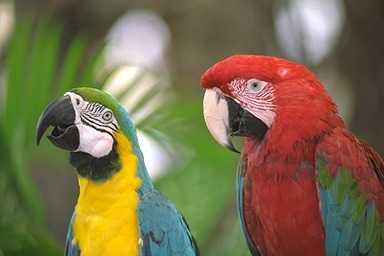
#> input picture filtro_pontual/images/arara.jpeg, 384 x 256 px
$ python q2.py
#> lines starting #> are read from the running program, lines starting #| are printed output that depends on the picture
import numpy as np
from PIL import Image
import cv2

image_path = 'images/arara.jpeg'
output_image_name = 'output/arara-filter2.jpeg'

def rgb_to_yiq(rgb):
    r,g,b = rgb[0], rgb[1], rgb[2]

    y = (0.299*r + 0.587*g + 0.114*b)
    i = (0.596*r - 0.275*g - 0.321*b)
    q = (0.212*r - 0.523*g + 0.311*b)

    return y, i, q

def yiq_to_rgb(yiq):
    y, i, q = yiq[0], yiq[1], yiq[2]

    r = 1*y + 0.956*i + 0.621*q
    g = 1*y - 0.272*i - 0.647*q
    b = 1*y - 1.106*i + 1.703*q

    return round(r), round(g), round(b)

def define_equacao_da_reta():
    #Calcula inclinação m
    m = (0-255)/(255-128)

    #Calcula coeficiente linear b
    b = 255 - (m*128)

    return m, b

def pixel_maior_que_128(pixel, m, b):
    y = m*pixel + b
    return y

def pixel_menor_igual_128(pixel):
    y = (pixel*255)/128
    return y

m, n = define_equacao_da_reta() # Armazena os valores da reta de descida do filtro pontual
print(m, n)

imagem = cv2.imread(image_path)
#> imagem is the input picture: shape (256, 384, 3); mean B, G, R 76.1, 109.8, 121.9
if imagem is None:
    print("Erro na leitura da imagem")
    exit(0)

height, width, canais = imagem.shape
#> height = 256; width = 384; canais = 3
img_matriz = imagem

print(f"Imagem original {height}x{width}")
#| Imagem original 256x384

b,g,r = cv2.split(img_matriz)
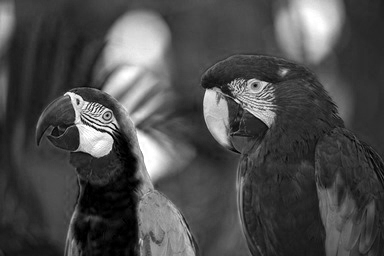
#> b: shape (256, 384); min 0, max 255, mean 76.1
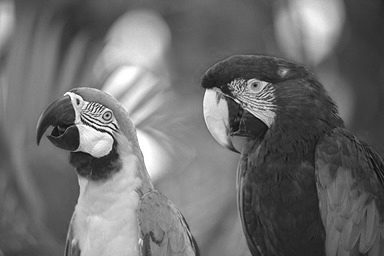
#> g: shape (256, 384); min 1, max 255, mean 109.8
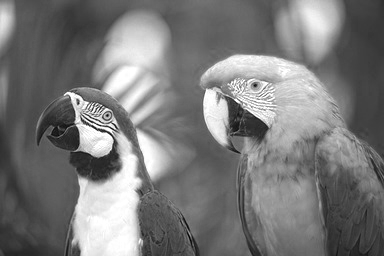
#> r: shape (256, 384); min 0, max 255, mean 121.9

for x in range(height):
    for y in range(width):
        yiq = rgb_to_yiq([int(r[x][y]), int(g[x][y]), int(b[x][y])])

        if yiq[0] <= 128:
            pixel_y = pixel_menor_igual_128(int(yiq[0]))
        else:
            pixel_y = pixel_maior_que_128(int(yiq[0]), m, n)

        rgb = yiq_to_rgb([pixel_y, yiq[1], yiq[2]])
        r_aux, g_aux, b_aux = rgb[0], rgb[1], rgb[2]

        if r_aux < 0:
            r_aux = 0
        elif r_aux > 255:
            r_aux = 255

        if g_aux < 0:
            g_aux = 0
        elif g_aux > 255:
            g_aux = 255

        if b_aux < 0:
            b_aux = 0
        elif b_aux > 255:
            b_aux = 255

        img_matriz[x][y] = r_aux,g_aux,b_aux
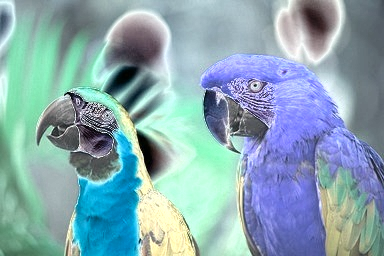
#> img_matriz: shape (256, 384, 3); mean B, G, R 178, 168, 136.3

filtered_image = Image.fromarray(img_matriz)
filtered_image.save(output_image_name)

$ run again, with filtro_pontual/images/fruits.png saved as filtro_pontual/images/arara.jpeg
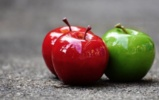
#> input picture filtro_pontual/images/fruits.png, 159 x 100 px
#> imagem is the input picture: shape (100, 159, 3); mean B, G, R 99.9, 108.5, 125
#| Imagem original 100x159
#> `b,g,r = cv2.split(img_matriz)`:
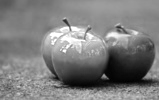
#> r: shape (100, 159); min 0, max 255, mean 125
#> after the loop `for x in range(height):`:
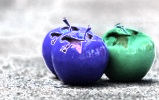
#> img_matriz: shape (100, 159, 3); mean B, G, R 190.8, 175.8, 167.4
